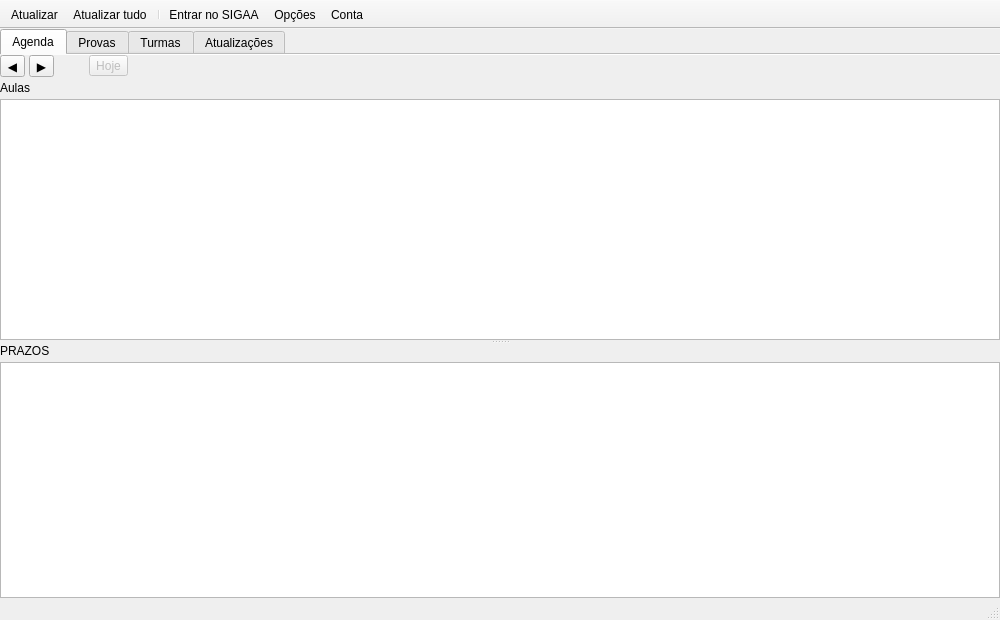
<?xml version="1.0" encoding="UTF-8"?>
<ui version="4.0">
 <class>JanelaPrincipal</class>
 <widget class="QMainWindow" name="JanelaPrincipal">
  <property name="geometry">
   <rect>
    <x>0</x>
    <y>0</y>
    <width>1000</width>
    <height>620</height>
   </rect>
  </property>
  <property name="windowTitle">
   <string notr="true">SIGAA Viewer</string>
  </property>
  <widget class="QWidget" name="central">
   <layout class="QVBoxLayout" name="layoutCentral">
    <property name="spacing">
     <number>0</number>
    </property>
    <property name="leftMargin">
     <number>0</number>
    </property>
    <property name="topMargin">
     <number>0</number>
    </property>
    <property name="rightMargin">
     <number>0</number>
    </property>
    <property name="bottomMargin">
     <number>0</number>
    </property>
    <item>
     <widget class="QTabWidget" name="abas">
      <property name="documentMode">
       <bool>true</bool>
      </property>
      <property name="currentIndex">
       <number>0</number>
      </property>
      <widget class="QWidget" name="abaHoje">
       <attribute name="title">
        <string>Agenda</string>
       </attribute>
       <layout class="QVBoxLayout" name="layoutHoje">
        <property name="spacing">
         <number>0</number>
        </property>
        <property name="leftMargin">
         <number>0</number>
        </property>
        <property name="topMargin">
         <number>0</number>
        </property>
        <property name="rightMargin">
         <number>0</number>
        </property>
        <property name="bottomMargin">
         <number>0</number>
        </property>
        <item>
         <widget class="QSplitter" name="divisorHoje">
          <property name="orientation">
           <enum>Qt::Vertical</enum>
          </property>
          <property name="childrenCollapsible">
           <bool>false</bool>
          </property>
          <widget class="QWidget" name="painelAulas">
           <layout class="QVBoxLayout" name="layoutPainelAulas">
            <property name="spacing">
             <number>4</number>
            </property>
            <property name="leftMargin">
             <number>0</number>
            </property>
            <property name="topMargin">
             <number>0</number>
            </property>
            <property name="rightMargin">
             <number>0</number>
            </property>
            <item>
             <layout class="QHBoxLayout" name="layoutNavAgenda">
              <property name="spacing">
               <number>14</number>
              </property>
              <item>
               <layout class="QHBoxLayout" name="layoutSetasAgenda">
                <property name="spacing">
                 <number>4</number>
                </property>
                <item>
               <widget class="QToolButton" name="botaoSemanaAnterior">
                <property name="text">
                 <string notr="true">◀</string>
                </property>
                <property name="toolTip">
                 <string>Semana anterior (Alt+←). Também funciona com rolagem horizontal sobre a lista.</string>
                </property>
                <property name="autoRepeat">
                 <bool>true</bool>
                </property>
               </widget>
              </item>
                <item>
               <widget class="QToolButton" name="botaoSemanaSeguinte">
                <property name="text">
                 <string notr="true">▶</string>
                </property>
                <property name="toolTip">
                 <string>Próxima semana (Alt+→). Também funciona com rolagem horizontal sobre a lista.</string>
                </property>
                <property name="autoRepeat">
                 <bool>true</bool>
                </property>
               </widget>
              </item>
               </layout>
              </item>
              <item>
               <widget class="QLabel" name="rotuloDia">
                <property name="classe" stdset="0">
                 <string>tituloTurma</string>
                </property>
                <property name="text">
                 <string notr="true"/>
                </property>
               </widget>
              </item>
              <item>
               <widget class="QToolButton" name="botaoHoje">
                <property name="enabled">
                 <bool>false</bool>
                </property>
                <property name="text">
                 <string>Hoje</string>
                </property>
                <property name="toolTip">
                 <string>Volta para a semana atual.</string>
                </property>
               </widget>
              </item>
              <item>
             <widget class="QLabel" name="rotuloResumoDia">
              <property name="classe" stdset="0">
               <string>cartaoDetalhe</string>
              </property>
              <property name="alignment">
               <set>Qt::AlignRight|Qt::AlignVCenter</set>
              </property>
              <property name="sizePolicy">
               <sizepolicy hsizetype="Expanding" vsizetype="Preferred">
                <horstretch>1</horstretch>
                <verstretch>0</verstretch>
               </sizepolicy>
              </property>
              <property name="wordWrap">
               <bool>true</bool>
              </property>
              <property name="text">
               <string notr="true"/>
              </property>
             </widget>
            </item>
              
              
              
              
              
             </layout>
            </item>
            
            <item>
             <widget class="QLabel" name="rotuloAulas">
              <property name="text">
               <string>Aulas</string>
              </property>
             </widget>
            </item>
            <item>
             <widget class="QTreeView" name="arvoreHoje">
              <property name="alternatingRowColors">
               <bool>true</bool>
              </property>
              <property name="selectionBehavior">
               <enum>QAbstractItemView::SelectRows</enum>
              </property>
              <property name="uniformRowHeights">
               <bool>true</bool>
              </property>
              <property name="rootIsDecorated">
               <bool>false</bool>
              </property>
              <property name="toolTip">
               <string>As aulas da semana, com o material que o professor pendurou em cada uma. Duplo clique abre a turma; Alt+← e Alt+→ trocam de semana.</string>
              </property>
              <attribute name="headerStretchLastSection">
               <bool>false</bool>
              </attribute>
             </widget>
            </item>
           </layout>
          </widget>
          <widget class="QWidget" name="painelPrazos">
           <layout class="QVBoxLayout" name="layoutPrazos">
            <property name="spacing">
             <number>4</number>
            </property>
            <property name="leftMargin">
             <number>0</number>
            </property>
            <property name="rightMargin">
             <number>0</number>
            </property>
            <property name="bottomMargin">
             <number>0</number>
            </property>
            <item>
             <widget class="QLabel" name="rotuloPrazos">
              <property name="classe" stdset="0">
               <string>cartaoTitulo</string>
              </property>
              <property name="text">
               <string>PRAZOS</string>
              </property>
             </widget>
            </item>
            <item>
             <widget class="QTreeView" name="tvPrazos">
              <property name="alternatingRowColors">
               <bool>true</bool>
              </property>
              <property name="selectionMode">
               <enum>QAbstractItemView::ExtendedSelection</enum>
              </property>
              <property name="selectionBehavior">
               <enum>QAbstractItemView::SelectRows</enum>
              </property>
              <property name="sortingEnabled">
               <bool>true</bool>
              </property>
              <property name="wordWrap">
               <bool>false</bool>
              </property>
              <property name="rootIsDecorated">
               <bool>true</bool>
              </property>
              <property name="allColumnsShowFocus">
               <bool>true</bool>
              </property>
              <attribute name="headerHighlightSections">
               <bool>false</bool>
              </attribute>
              <attribute name="headerStretchLastSection">
               <bool>true</bool>
              </attribute>
             </widget>
            </item>
           </layout>
          </widget>
         </widget>
        </item>
       </layout>
      </widget>
      <widget class="QWidget" name="abaProvas">
       <attribute name="title">
        <string>Provas</string>
       </attribute>
       <layout class="QVBoxLayout" name="layoutProvas">
        <property name="spacing">
         <number>10</number>
        </property>
        <property name="leftMargin">
         <number>12</number>
        </property>
        <property name="topMargin">
         <number>12</number>
        </property>
        <property name="rightMargin">
         <number>12</number>
        </property>
        <property name="bottomMargin">
         <number>0</number>
        </property>
        <item>
         <layout class="QHBoxLayout" name="layoutCartoes">
          <property name="spacing">
           <number>10</number>
          </property>
          <item>
           <widget class="QFrame" name="cartaoProxima">
            <property name="sizePolicy">
             <sizepolicy hsizetype="Preferred" vsizetype="Maximum">
              <horstretch>0</horstretch>
              <verstretch>0</verstretch>
             </sizepolicy>
            </property>
            <property name="classe" stdset="0">
             <string>cartao</string>
            </property>
            <layout class="QVBoxLayout" name="layoutCartaoProxima">
             <property name="spacing">
              <number>2</number>
             </property>
             <item>
              <widget class="QLabel" name="tituloCartaoProxima">
               <property name="classe" stdset="0">
                <string>cartaoTitulo</string>
               </property>
               <property name="text">
                <string>PRÓXIMA PROVA</string>
               </property>
              </widget>
             </item>
             <item>
              <widget class="QLabel" name="valorCartaoProxima">
               <property name="classe" stdset="0">
                <string>cartaoValor</string>
               </property>
               <property name="text">
                <string>—</string>
               </property>
              </widget>
             </item>
             <item>
              <widget class="QLabel" name="detalheCartaoProxima">
               <property name="classe" stdset="0">
                <string>cartaoDetalhe</string>
               </property>
               <property name="text">
                <string/>
               </property>
               <property name="wordWrap">
                <bool>true</bool>
               </property>
              </widget>
             </item>
            </layout>
           </widget>
          </item>
          <item>
           <widget class="QFrame" name="cartaoTrinta">
            <property name="sizePolicy">
             <sizepolicy hsizetype="Preferred" vsizetype="Maximum">
              <horstretch>0</horstretch>
              <verstretch>0</verstretch>
             </sizepolicy>
            </property>
            <property name="classe" stdset="0">
             <string>cartao</string>
            </property>
            <layout class="QVBoxLayout" name="layoutCartaoTrinta">
             <property name="spacing">
              <number>2</number>
             </property>
             <item>
              <widget class="QLabel" name="tituloCartaoTrinta">
               <property name="classe" stdset="0">
                <string>cartaoTitulo</string>
               </property>
               <property name="text">
                <string>PRÓXIMOS 30 DIAS</string>
               </property>
              </widget>
             </item>
             <item>
              <widget class="QLabel" name="valorCartaoTrinta">
               <property name="classe" stdset="0">
                <string>cartaoValor</string>
               </property>
               <property name="text">
                <string>—</string>
               </property>
              </widget>
             </item>
             <item>
              <widget class="QLabel" name="detalheCartaoTrinta">
               <property name="classe" stdset="0">
                <string>cartaoDetalhe</string>
               </property>
               <property name="text">
                <string/>
               </property>
               <property name="wordWrap">
                <bool>true</bool>
               </property>
              </widget>
             </item>
            </layout>
           </widget>
          </item>
          <item>
           <widget class="QFrame" name="cartaoConfirmar">
            <property name="sizePolicy">
             <sizepolicy hsizetype="Preferred" vsizetype="Maximum">
              <horstretch>0</horstretch>
              <verstretch>0</verstretch>
             </sizepolicy>
            </property>
            <property name="classe" stdset="0">
             <string>cartao</string>
            </property>
            <layout class="QVBoxLayout" name="layoutCartaoConfirmar">
             <property name="spacing">
              <number>2</number>
             </property>
             <item>
              <widget class="QLabel" name="tituloCartaoConfirmar">
               <property name="classe" stdset="0">
                <string>cartaoTitulo</string>
               </property>
               <property name="text">
                <string>A CONFIRMAR</string>
               </property>
              </widget>
             </item>
             <item>
              <widget class="QLabel" name="valorCartaoConfirmar">
               <property name="classe" stdset="0">
                <string>cartaoValor</string>
               </property>
               <property name="text">
                <string>—</string>
               </property>
              </widget>
             </item>
             <item>
              <widget class="QLabel" name="detalheCartaoConfirmar">
               <property name="classe" stdset="0">
                <string>cartaoDetalhe</string>
               </property>
               <property name="text">
                <string/>
               </property>
               <property name="wordWrap">
                <bool>true</bool>
               </property>
              </widget>
             </item>
            </layout>
           </widget>
          </item>
         </layout>
        </item>
        <item>
         <widget class="QSplitter" name="divisorProvas">
          <property name="orientation">
           <enum>Qt::Horizontal</enum>
          </property>
          <property name="childrenCollapsible">
           <bool>false</bool>
          </property>
          <widget class="QWidget" name="painelCalendario">
           <layout class="QVBoxLayout" name="layoutPainelCalendario">
            <property name="spacing">
             <number>6</number>
            </property>
            <property name="leftMargin">
             <number>0</number>
            </property>
            <property name="topMargin">
             <number>0</number>
            </property>
            <property name="rightMargin">
             <number>10</number>
            </property>
            <property name="bottomMargin">
             <number>0</number>
            </property>
            <item>
             <widget class="sigaa::ui::CalendarioProvas" name="calProvas"/>
            </item>
            <item>
             <widget class="QLabel" name="legendaCalendario">
              <property name="classe" stdset="0">
               <string>cartaoDetalhe</string>
              </property>
              <property name="text">
               <string>&lt;b&gt;•&lt;/b&gt; cadastrada pelo professor&amp;nbsp;&amp;nbsp;&amp;nbsp;&lt;b&gt;◦&lt;/b&gt; deduzida de tópico de aula</string>
              </property>
              <property name="wordWrap">
               <bool>true</bool>
              </property>
             </widget>
            </item>
           </layout>
          </widget>
          <widget class="QWidget" name="painelLista">
           <layout class="QVBoxLayout" name="layoutPainelLista">
            <property name="spacing">
             <number>6</number>
            </property>
            <property name="leftMargin">
             <number>0</number>
            </property>
            <property name="topMargin">
             <number>0</number>
            </property>
            <property name="rightMargin">
             <number>0</number>
            </property>
            <property name="bottomMargin">
             <number>0</number>
            </property>
            <item>
             <layout class="QHBoxLayout" name="layoutFiltro">
              <item>
               <widget class="QLabel" name="rotuloFiltro">
                <property name="classe" stdset="0">
                 <string>cartaoDetalhe</string>
                </property>
                <property name="text">
                 <string/>
                </property>
               </widget>
              </item>
              <item>
               <spacer name="espacoFiltro">
                <property name="orientation">
                 <enum>Qt::Horizontal</enum>
                </property>
                <property name="sizeHint" stdset="0">
                 <size>
                  <width>0</width>
                  <height>20</height>
                 </size>
                </property>
               </spacer>
              </item>
              <item>
               <widget class="QToolButton" name="botaoTodasProvas">
                <property name="enabled">
                 <bool>false</bool>
                </property>
                <property name="text">
                 <string>Mostrar todas</string>
                </property>
                <property name="toolTip">
                 <string>Remove o filtro por dia e volta a listar o semestre inteiro.</string>
                </property>
               </widget>
              </item>
             </layout>
            </item>
            <item>
             <widget class="QTreeView" name="tvProvas">
              <property name="alternatingRowColors">
               <bool>true</bool>
              </property>
              <property name="selectionMode">
               <enum>QAbstractItemView::ExtendedSelection</enum>
              </property>
              <property name="selectionBehavior">
               <enum>QAbstractItemView::SelectRows</enum>
              </property>
              <property name="sortingEnabled">
               <bool>true</bool>
              </property>
              <property name="wordWrap">
               <bool>false</bool>
              </property>
              <property name="rootIsDecorated">
               <bool>true</bool>
              </property>
              <property name="allColumnsShowFocus">
               <bool>true</bool>
              </property>
              <attribute name="headerHighlightSections">
               <bool>false</bool>
              </attribute>
              <attribute name="headerStretchLastSection">
               <bool>true</bool>
              </attribute>
             </widget>
            </item>
           </layout>
          </widget>
         </widget>
        </item>
       </layout>
      </widget>
      <widget class="QWidget" name="abaTurmas">
       <attribute name="title">
        <string>Turmas</string>
       </attribute>
       <layout class="QVBoxLayout" name="layoutTurmas">
        <property name="spacing">
         <number>6</number>
        </property>
        <property name="leftMargin">
         <number>12</number>
        </property>
        <property name="topMargin">
         <number>12</number>
        </property>
        <property name="rightMargin">
         <number>12</number>
        </property>
        <property name="bottomMargin">
         <number>10</number>
        </property>
        <item>
         <widget class="QTableView" name="tvTurmas">
          <property name="alternatingRowColors">
           <bool>true</bool>
          </property>
          <property name="selectionBehavior">
           <enum>QAbstractItemView::SelectRows</enum>
          </property>
          <property name="selectionMode">
           <enum>QAbstractItemView::SingleSelection</enum>
          </property>
          <property name="sortingEnabled">
           <bool>true</bool>
          </property>
          <property name="wordWrap">
           <bool>false</bool>
          </property>
          <attribute name="horizontalHeaderHighlightSections">
           <bool>false</bool>
          </attribute>
          <attribute name="horizontalHeaderStretchLastSection">
           <bool>true</bool>
          </attribute>
          <attribute name="verticalHeaderVisible">
           <bool>false</bool>
          </attribute>
         </widget>
        </item>
        <item>
         <layout class="QHBoxLayout" name="layoutRodapeTurmas">
          <item>
           <widget class="QLabel" name="rotuloTurmas">
            <property name="classe" stdset="0">
             <string>cartaoDetalhe</string>
            </property>
            <property name="text">
             <string>Abra uma turma para ver e baixar os arquivos do professor.</string>
            </property>
           </widget>
          </item>
          <item>
           <spacer name="espacoTurmas">
            <property name="orientation">
             <enum>Qt::Horizontal</enum>
            </property>
            <property name="sizeHint" stdset="0">
             <size>
              <width>0</width>
              <height>20</height>
             </size>
            </property>
           </spacer>
          </item>
          <item>
           <widget class="QPushButton" name="botaoEntrarTurma">
            <property name="enabled">
             <bool>false</bool>
            </property>
            <property name="text">
             <string>Entrar na turma</string>
            </property>
            <property name="toolTip">
             <string>Abre a turma no SIGAA e lista os arquivos publicados pelo professor.</string>
            </property>
           </widget>
          </item>
         </layout>
        </item>
       </layout>
      </widget>
      <widget class="QWidget" name="abaAtualizacoes">
       <attribute name="title">
        <string>Atualizações</string>
       </attribute>
       <layout class="QVBoxLayout" name="layoutAtualizacoes">
        <property name="spacing">
         <number>0</number>
        </property>
        <property name="leftMargin">
         <number>0</number>
        </property>
        <property name="topMargin">
         <number>0</number>
        </property>
        <property name="rightMargin">
         <number>0</number>
        </property>
        <property name="bottomMargin">
         <number>0</number>
        </property>
        <item>
         <widget class="QTableView" name="tvAtualizacoes">
          <property name="alternatingRowColors">
           <bool>true</bool>
          </property>
          <property name="selectionBehavior">
           <enum>QAbstractItemView::SelectRows</enum>
          </property>
          <property name="sortingEnabled">
           <bool>true</bool>
          </property>
          <property name="wordWrap">
           <bool>false</bool>
          </property>
          <attribute name="horizontalHeaderHighlightSections">
           <bool>false</bool>
          </attribute>
          <attribute name="horizontalHeaderStretchLastSection">
           <bool>true</bool>
          </attribute>
          <attribute name="verticalHeaderVisible">
           <bool>false</bool>
          </attribute>
         </widget>
        </item>
       </layout>
      </widget>
     </widget>
    </item>
   </layout>
  </widget>
  <widget class="QStatusBar" name="statusbar"/>
  <widget class="QToolBar" name="barraAcoes">
   <property name="windowTitle">
    <string>Ações</string>
   </property>
   <property name="movable">
    <bool>false</bool>
   </property>
   <property name="toolButtonStyle">
    <enum>Qt::ToolButtonTextBesideIcon</enum>
   </property>
   <attribute name="toolBarArea">
    <enum>TopToolBarArea</enum>
   </attribute>
   <attribute name="toolBarBreak">
    <bool>false</bool>
   </attribute>
   <addaction name="acAtualizar"/>
   <addaction name="acAtualizarTudo"/>
   <addaction name="separator"/>
   <addaction name="acEntrarSigaa"/>
   <addaction name="acOpcoes"/>
   <addaction name="acConta"/>
  </widget>
  <action name="acAtualizar">
   <property name="text">
    <string>Atualizar</string>
   </property>
   <property name="toolTip">
    <string>Consulta o portal: atividades e avisos. Uma requisição, poucos segundos.</string>
   </property>
  </action>
  <action name="acAtualizarTudo">
   <property name="text">
    <string>Atualizar tudo</string>
   </property>
   <property name="toolTip">
    <string>Entra em cada turma para buscar provas e tópicos. ~15 requisições, cerca de meio minuto.</string>
   </property>
  </action>
  <action name="acDiagnostico">
   <property name="text">
    <string>Diagnóstico</string>
   </property>
   <property name="toolTip">
    <string>Mostra todas as requisições feitas ao SIGAA, ao vivo: ritmo, repetições e o que o servidor respondeu. É onde se vê um laço antes de ele virar bloqueio de conta.</string>
   </property>
  </action>
  <action name="acEntrarSigaa">
   <property name="text">
    <string>Entrar no SIGAA</string>
   </property>
   <property name="toolTip">
    <string>Abre o SIGAA no navegador já com a sua conta, sem digitar a senha. O navegador faz o próprio login, numa sessão separada da do app.</string>
   </property>
  </action>
  <action name="acOpcoes">
   <property name="text">
    <string>Opções</string>
   </property>
   <property name="toolTip">
    <string>Rotina automática, o que buscar, e as ferramentas de diagnóstico.</string>
   </property>
  </action>
  <action name="acConta">
   <property name="text">
    <string>Conta</string>
   </property>
  </action>
  <action name="acTrocarConta">
   <property name="text">
    <string>Entrar com outra conta…</string>
   </property>
  </action>
  <action name="acEsquecerConta">
   <property name="text">
    <string>Esquecer credenciais deste computador</string>
   </property>
  </action>
 </widget>
 <customwidgets>
  <customwidget>
   <class>sigaa::ui::CalendarioProvas</class>
   <extends>QCalendarWidget</extends>
   <header location="global">ui/CalendarioProvas.h</header>
  </customwidget>
 </customwidgets>
 <resources/>
 <connections/>
</ui>
